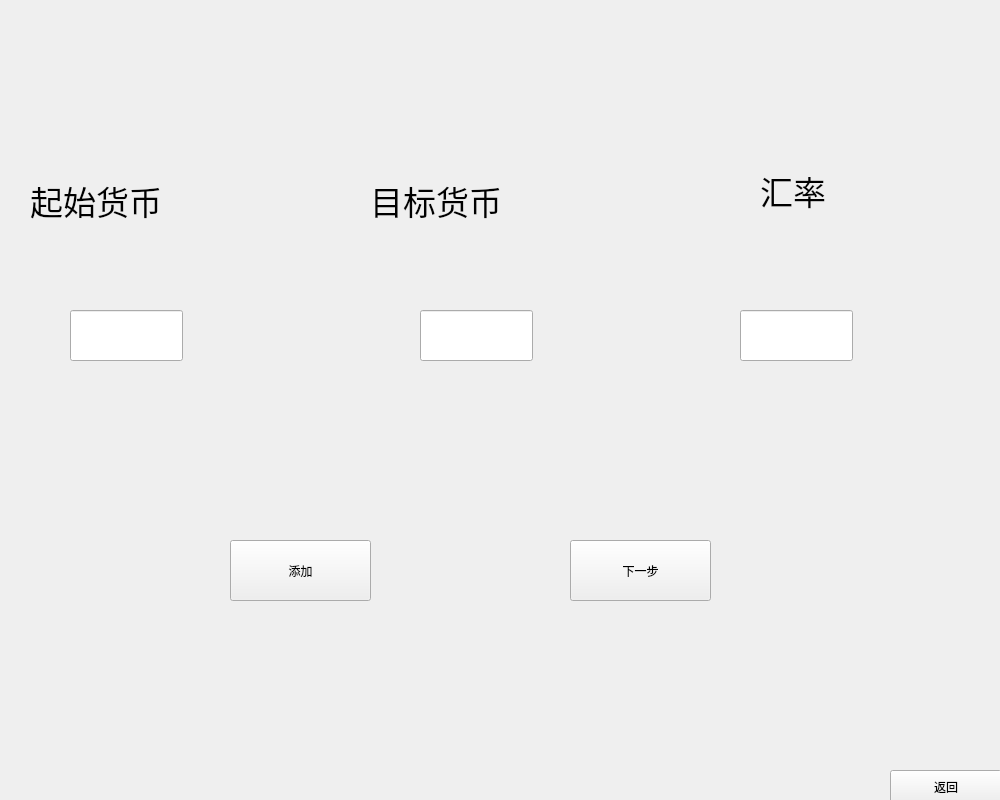
<?xml version="1.0" encoding="UTF-8"?>
<ui version="4.0">
 <class>insert1</class>
 <widget class="QWidget" name="insert1">
  <property name="geometry">
   <rect>
    <x>0</x>
    <y>0</y>
    <width>1000</width>
    <height>800</height>
   </rect>
  </property>
  <property name="windowTitle">
   <string>Form</string>
  </property>
  <widget class="QPushButton" name="pushButton">
   <property name="geometry">
    <rect>
     <x>890</x>
     <y>770</y>
     <width>112</width>
     <height>34</height>
    </rect>
   </property>
   <property name="styleSheet">
    <string notr="true">QPushButton:hover{
	
	background-color: qradialgradient(spread:reflect, cx:0.24214, cy:0.864, radius:2, fx:0, fy:1, stop:0.0438596 rgba(242, 165, 194, 255), stop:0.311404 rgba(182, 146, 167, 255), stop:0.574561 rgba(113, 155, 166, 241), stop:0.872807 rgba(150, 106, 161, 255));
}</string>
   </property>
   <property name="text">
    <string>返回</string>
   </property>
  </widget>
  <widget class="QLabel" name="label">
   <property name="geometry">
    <rect>
     <x>30</x>
     <y>170</y>
     <width>231</width>
     <height>61</height>
    </rect>
   </property>
   <property name="font">
    <font>
     <pointsize>25</pointsize>
    </font>
   </property>
   <property name="text">
    <string>起始货币</string>
   </property>
  </widget>
  <widget class="QLabel" name="label_2">
   <property name="geometry">
    <rect>
     <x>370</x>
     <y>170</y>
     <width>211</width>
     <height>61</height>
    </rect>
   </property>
   <property name="font">
    <font>
     <pointsize>25</pointsize>
    </font>
   </property>
   <property name="text">
    <string>目标货币</string>
   </property>
  </widget>
  <widget class="QLabel" name="label_3">
   <property name="geometry">
    <rect>
     <x>760</x>
     <y>160</y>
     <width>151</width>
     <height>61</height>
    </rect>
   </property>
   <property name="font">
    <font>
     <pointsize>25</pointsize>
    </font>
   </property>
   <property name="text">
    <string>汇率</string>
   </property>
  </widget>
  <widget class="QLineEdit" name="lineEdit">
   <property name="geometry">
    <rect>
     <x>70</x>
     <y>310</y>
     <width>113</width>
     <height>51</height>
    </rect>
   </property>
  </widget>
  <widget class="QLineEdit" name="lineEdit_2">
   <property name="geometry">
    <rect>
     <x>420</x>
     <y>310</y>
     <width>113</width>
     <height>51</height>
    </rect>
   </property>
  </widget>
  <widget class="QLineEdit" name="lineEdit_3">
   <property name="geometry">
    <rect>
     <x>740</x>
     <y>310</y>
     <width>113</width>
     <height>51</height>
    </rect>
   </property>
  </widget>
  <widget class="QPushButton" name="pushButton_2">
   <property name="geometry">
    <rect>
     <x>230</x>
     <y>540</y>
     <width>141</width>
     <height>61</height>
    </rect>
   </property>
   <property name="styleSheet">
    <string notr="true">QPushButton:hover{
	
	background-color: qradialgradient(spread:reflect, cx:0.24214, cy:0.864, radius:2, fx:0, fy:1, stop:0.0438596 rgba(242, 165, 194, 255), stop:0.311404 rgba(182, 146, 167, 255), stop:0.574561 rgba(113, 155, 166, 241), stop:0.872807 rgba(150, 106, 161, 255));
}</string>
   </property>
   <property name="text">
    <string>添加</string>
   </property>
  </widget>
  <widget class="QPushButton" name="pushButton_3">
   <property name="geometry">
    <rect>
     <x>570</x>
     <y>540</y>
     <width>141</width>
     <height>61</height>
    </rect>
   </property>
   <property name="styleSheet">
    <string notr="true">QPushButton:hover{
	
	background-color: qradialgradient(spread:reflect, cx:0.24214, cy:0.864, radius:2, fx:0, fy:1, stop:0.0438596 rgba(242, 165, 194, 255), stop:0.311404 rgba(182, 146, 167, 255), stop:0.574561 rgba(113, 155, 166, 241), stop:0.872807 rgba(150, 106, 161, 255));
}</string>
   </property>
   <property name="text">
    <string>下一步</string>
   </property>
  </widget>
 </widget>
 <resources/>
 <connections/>
</ui>
